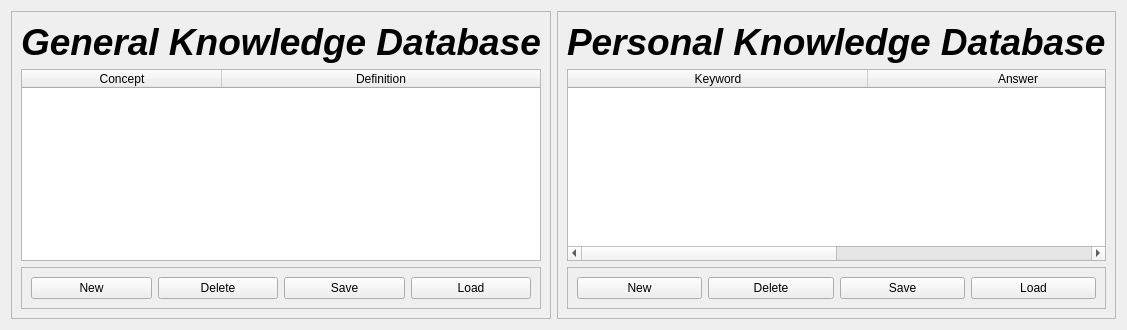
      <widget class="QWidget" name="tab_8">
       <attribute name="title">
        <string>Knowledge</string>
       </attribute>
       <layout class="QHBoxLayout" name="horizontalLayout_7">
        <item>
         <widget class="QFrame" name="frame_39">
          <property name="frameShape">
           <enum>QFrame::StyledPanel</enum>
          </property>
          <property name="frameShadow">
           <enum>QFrame::Raised</enum>
          </property>
          <layout class="QVBoxLayout" name="verticalLayout_3">
           <item>
            <widget class="QLabel" name="label_66">
             <property name="font">
              <font>
               <family>Ubuntu</family>
               <pointsize>28</pointsize>
               <weight>75</weight>
               <italic>true</italic>
               <bold>true</bold>
              </font>
             </property>
             <property name="text">
              <string>General Knowledge Database</string>
             </property>
            </widget>
           </item>
           <item>
            <widget class="QTableWidget" name="knowledge_general_table">
             <property name="alternatingRowColors">
              <bool>true</bool>
             </property>
             <property name="sortingEnabled">
              <bool>true</bool>
             </property>
             <attribute name="horizontalHeaderCascadingSectionResizes">
              <bool>true</bool>
             </attribute>
             <attribute name="horizontalHeaderDefaultSectionSize">
              <number>200</number>
             </attribute>
             <attribute name="horizontalHeaderMinimumSectionSize">
              <number>100</number>
             </attribute>
             <attribute name="horizontalHeaderShowSortIndicator" stdset="0">
              <bool>true</bool>
             </attribute>
             <attribute name="horizontalHeaderStretchLastSection">
              <bool>true</bool>
             </attribute>
             <attribute name="verticalHeaderCascadingSectionResizes">
              <bool>true</bool>
             </attribute>
             <attribute name="verticalHeaderStretchLastSection">
              <bool>true</bool>
             </attribute>
             <column>
              <property name="text">
               <string>Concept</string>
              </property>
             </column>
             <column>
              <property name="text">
               <string>Definition</string>
              </property>
             </column>
            </widget>
           </item>
           <item>
            <widget class="QFrame" name="frame_40">
             <property name="frameShape">
              <enum>QFrame::StyledPanel</enum>
             </property>
             <property name="frameShadow">
              <enum>QFrame::Raised</enum>
             </property>
             <layout class="QHBoxLayout" name="horizontalLayout_5">
              <item>
               <widget class="QPushButton" name="know_gen_button_new">
                <property name="text">
                 <string>New</string>
                </property>
               </widget>
              </item>
              <item>
               <widget class="QPushButton" name="know_gen_button_del">
                <property name="text">
                 <string>Delete</string>
                </property>
               </widget>
              </item>
              <item>
               <widget class="QPushButton" name="know_gen_button_save">
                <property name="text">
                 <string>Save</string>
                </property>
               </widget>
              </item>
              <item>
               <widget class="QPushButton" name="know_gen_button_load">
                <property name="text">
                 <string>Load</string>
                </property>
               </widget>
              </item>
             </layout>
            </widget>
           </item>
          </layout>
         </widget>
        </item>
        <item>
         <widget class="QFrame" name="frame_41">
          <property name="frameShape">
           <enum>QFrame::StyledPanel</enum>
          </property>
          <property name="frameShadow">
           <enum>QFrame::Raised</enum>
          </property>
          <layout class="QVBoxLayout" name="verticalLayout_20">
           <item>
            <widget class="QLabel" name="label_67">
             <property name="font">
              <font>
               <family>Ubuntu</family>
               <pointsize>28</pointsize>
               <weight>75</weight>
               <italic>true</italic>
               <bold>true</bold>
              </font>
             </property>
             <property name="text">
              <string>Personal Knowledge Database</string>
             </property>
            </widget>
           </item>
           <item>
            <widget class="QTableWidget" name="knowledge_personal_table">
             <attribute name="horizontalHeaderDefaultSectionSize">
              <number>200</number>
             </attribute>
             <attribute name="horizontalHeaderMinimumSectionSize">
              <number>300</number>
             </attribute>
             <attribute name="horizontalHeaderShowSortIndicator" stdset="0">
              <bool>true</bool>
             </attribute>
             <attribute name="horizontalHeaderStretchLastSection">
              <bool>true</bool>
             </attribute>
             <column>
              <property name="text">
               <string>Keyword</string>
              </property>
             </column>
             <column>
              <property name="text">
               <string>Answer</string>
              </property>
             </column>
            </widget>
           </item>
           <item>
            <widget class="QFrame" name="frame_42">
             <property name="frameShape">
              <enum>QFrame::StyledPanel</enum>
             </property>
             <property name="frameShadow">
              <enum>QFrame::Raised</enum>
             </property>
             <layout class="QHBoxLayout" name="horizontalLayout_6">
              <item>
               <widget class="QPushButton" name="know_per_button_new">
                <property name="text">
                 <string>New</string>
                </property>
               </widget>
              </item>
              <item>
               <widget class="QPushButton" name="know_per_button_del">
                <property name="text">
                 <string>Delete</string>
                </property>
               </widget>
              </item>
              <item>
               <widget class="QPushButton" name="know_per_button_save">
                <property name="text">
                 <string>Save</string>
                </property>
               </widget>
              </item>
              <item>
               <widget class="QPushButton" name="know_per_button_load">
                <property name="text">
                 <string>Load</string>
                </property>
               </widget>
              </item>
             </layout>
            </widget>
           </item>
          </layout>
         </widget>
        </item>
       </layout>
      </widget>
